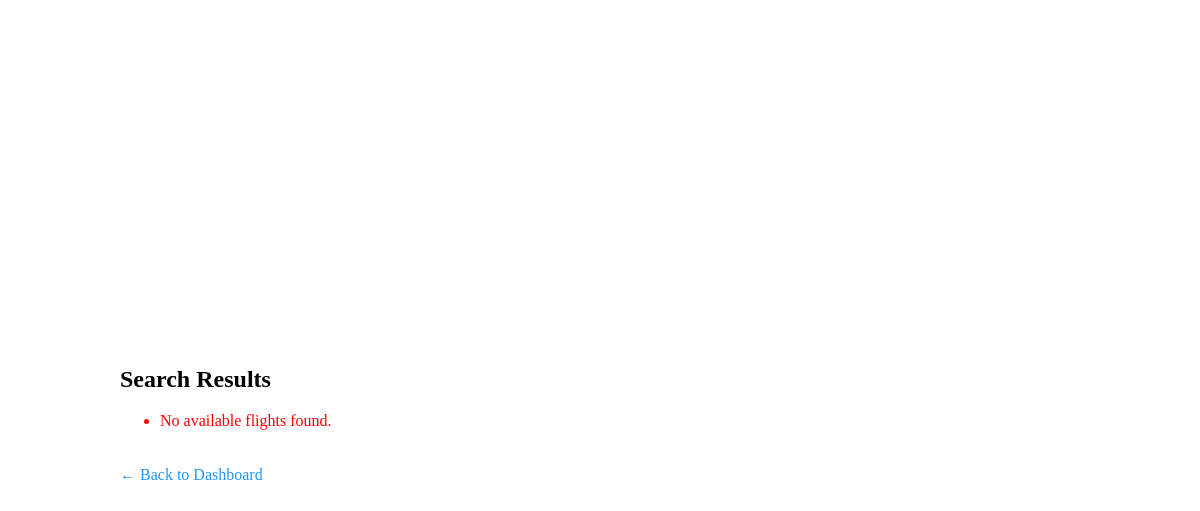
/php/controllers/search_flight.php (signed in), run on an earlier commit of the app's database.
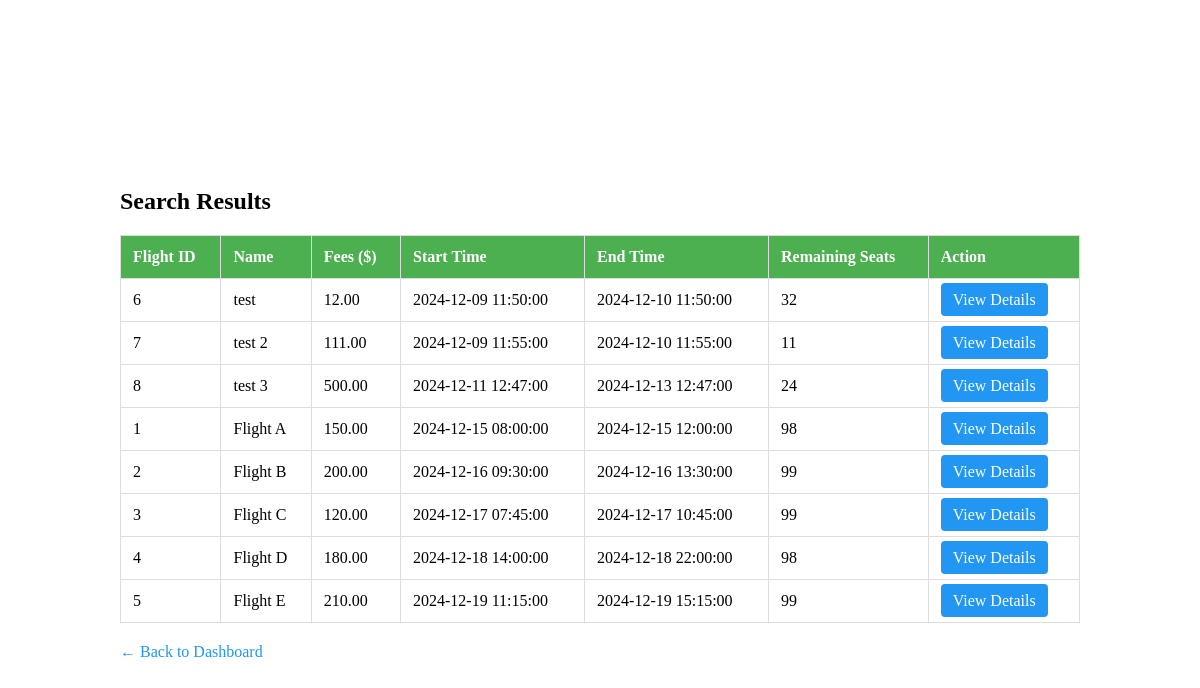
And on a later commit of the database.
### tables this page shows
CREATE TABLE `flights` (
  `flight_id` int(11) NOT NULL,
  `name` varchar(255) NOT NULL,
  `fees` decimal(10,2) NOT NULL,
  `start_time` datetime NOT NULL,
  `end_time` datetime NOT NULL,
  `completed` tinyint(1) DEFAULT 0,
  `capacity` int(11) NOT NULL DEFAULT 100,
  `company_id` int(11) NOT NULL,
  `max_passengers` int(11) NOT NULL,
  `flight_time` datetime NOT NULL,
  `from_location` varchar(255) NOT NULL,
  `to_location` varchar(255) NOT NULL
);

### php/controllers/search_flight.php (the view, shortened to what this page needs)
<?php
require_once '../config/db_config.php';
function sanitize_input($data) {
    return htmlspecialchars(stripslashes(trim($data)));
}
$flights = [];
$errors = [];
$user_id = $_SESSION['user_id'];
if ($_SERVER["REQUEST_METHOD"] == "GET") {
    $from = sanitize_input($_GET['from'] ?? '');
    $to = sanitize_input($_GET['to'] ?? '');
    $searchSql = "
        SELECT
            f.flight_id,
            f.name,
            f.fees,
            f.start_time,
            f.end_time,
            f.capacity,
            (f.capacity - COUNT(fp.user_id)) AS remaining_seats
        FROM
            flights f
        LEFT JOIN
            flight_passengers fp ON f.flight_id = fp.flight_id AND fp.status = 'Registered'
        WHERE
            f.completed = 0
            AND f.flight_id NOT IN (
                SELECT flight_id
                FROM flight_passengers
                WHERE user_id = ?
                  AND status = 'Registered'
            )
    ";
    $params = [$user_id];
    $types = "i";
    $searchSql .= "
        GROUP BY
            f.flight_id
        HAVING
            remaining_seats > 0
        ORDER BY
            f.start_time ASC
    ";
    if ($stmt = $conn->prepare($searchSql)) {
        if (!empty($params)) {
            $stmt->bind_param($types, ...$params);
        }
        if ($stmt->execute()) {
            $result = $stmt->get_result();
            if ($result->num_rows > 0) {
                while ($row = $result->fetch_assoc()) {
                    $flights[] = $row;
                }
            } else {
                if (empty($from) && empty($to)) {
                    $errors[] = "No available flights found.";
                } else {
                    $errors[] = "No flights found matching your criteria.";
                }
            }
        } else {
            $errors[] = "Database error: Execution failed. " . $stmt->error;
        }
    } else {
        $errors[] = "Database error: Unable to prepare statement. " . $conn->error;
    }
}
?>
<!DOCTYPE html>
<html lang="en">
<head>
    <link rel="stylesheet" href="../../css/Registration.css">
</head>
<body>
    <div class="container">
        <h2>Search Results</h2>
        <?php if (!empty($errors)): ?>
            <div class="errors">
                <ul>
                    <?php foreach ($errors as $error): ?>
                        <li><?php echo htmlspecialchars($error); ?></li>
                    <?php endforeach; ?>
                </ul>
            </div>
        <?php endif; ?>
        <?php if (!empty($flights)): ?>
            <table>
                <thead>
                    <tr>
                        <th>Flight ID</th>
                        <th>Name</th>
                        <th>Fees ($)</th>
                        <th>Start Time</th>
                        <th>End Time</th>
                        <th>Remaining Seats</th>
                        <th>Action</th>
                    </tr>
                </thead>
                <tbody>
                    <?php foreach ($flights as $flight): ?>
                        <tr>
                            <td><?php echo htmlspecialchars($flight['flight_id']); ?></td>
                            <td><?php echo htmlspecialchars($flight['name']); ?></td>
                            <td><?php echo htmlspecialchars(number_format($flight['fees'], 2)); ?></td>
                            <td><?php echo htmlspecialchars($flight['start_time']); ?></td>
                            <td><?php echo htmlspecialchars($flight['end_time']); ?></td>
                            <td><?php echo htmlspecialchars($flight['remaining_seats']); ?></td>
                            <td>
                                <a class="button" href="flight_info.php?flight_id=<?php echo urlencode($flight['flight_id']); ?>">View Details</a>
                            </td>
                        </tr>
                    <?php endforeach; ?>
                </tbody>
            </table>
        <?php endif; ?>
        <a href="../../html/dashboard.html" class="back-link">← Back to Dashboard</a>
    </div>
</body>
</html>

### css/Registration.css (style rules this page uses)
body { font-family: Georgia, 'Times New Roman', Times, serif; margin: 0; padding: 0; background-image: url("../airplane.png"); background-size: cover; background-position: center; display: flex; justify-content: flex-start; align-items: center; height: 100vh; }

### php/controllers/search_flight.php (style rules this page uses)
.container { width: 80%; margin: auto; padding-top: 30px; }
table { width: 100%; border-collapse: collapse; margin-top: 20px; }
table, th, td { border: 1px solid #ddd; }
th, td { padding: 12px; text-align: left; }
th { background-color: #4CAF50; color: white; }
a.button { padding: 8px 12px; background-color: #2196F3; color: white; text-decoration: none; border-radius: 4px; }
.back-link { margin-top: 20px; display: inline-block; text-decoration: none; color: #2196F3; }
.errors { color: red; }

What changed in the data, as far as the page shows it:
added flights: flight_id "6", name "test", fees "12.00", start_time "2024-12-09 11:50:00", end_time "2024-12-10 11:50:00", remaining_seats "32"
added flights: flight_id "7", name "test 2", fees "111.00", start_time "2024-12-09 11:55:00", end_time "2024-12-10 11:55:00", remaining_seats "11"
added flights: flight_id "8", name "test 3", fees "500.00", start_time "2024-12-11 12:47:00", end_time "2024-12-13 12:47:00", remaining_seats "24"
added flights: flight_id "1", name "Flight A", fees "150.00", start_time "2024-12-15 08:00:00", end_time "2024-12-15 12:00:00", remaining_seats "98"
added flights: flight_id "2", name "Flight B", fees "200.00", start_time "2024-12-16 09:30:00", end_time "2024-12-16 13:30:00", remaining_seats "99"
added flights: flight_id "3", name "Flight C", fees "120.00", start_time "2024-12-17 07:45:00", end_time "2024-12-17 10:45:00", remaining_seats "99"
added flights: flight_id "4", name "Flight D", fees "180.00", start_time "2024-12-18 14:00:00", end_time "2024-12-18 22:00:00", remaining_seats "98"
added flights: flight_id "5", name "Flight E", fees "210.00", start_time "2024-12-19 11:15:00", end_time "2024-12-19 15:15:00", remaining_seats "99"
Also different on the page:
text now shown: "Flight ID Name Fees ($) Start Time End Time Remaining Seats Action"
list line gone: "No available flights found."
